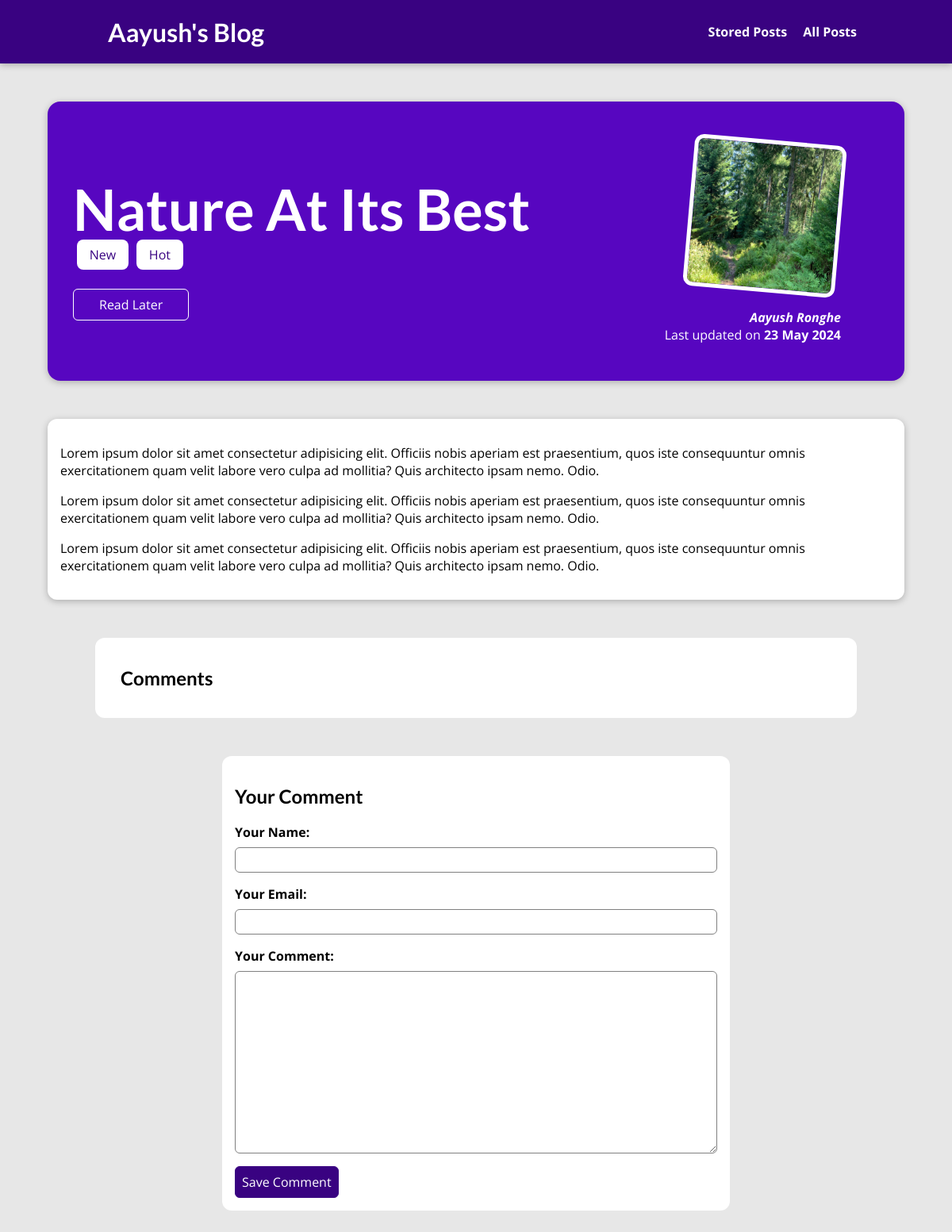
The page /posts/nature-at-its-best on the database its author committed.
### blog/models.py (models this page shows, shortened)
class Post(models.Model):
    title=models.CharField(max_length=150)
    excerpt=models.CharField(max_length=200)
    image=models.ImageField(upload_to="posts",null=True)
    date=models.DateField()
    slug=models.SlugField(unique=True,db_index=True)
    content=models.TextField(validators=[MinLengthValidator(10)])
    author=models.ForeignKey(Author,on_delete=models.SET_NULL,null=True,related_name="posts")
    tags=models.ManyToManyField(Tag)

class Tag(models.Model):
    caption=models.CharField(max_length=20)

class Author(models.Model):
    first_name=models.CharField(max_length=100)
    last_name=models.CharField(max_length=100)
    email_address=models.EmailField()
    def full_name(self):
        return f"{self.first_name} {self.last_name}"
    def __str__(self):
        return self.full_name()

### blog/views.py (the view, shortened to what this page needs)
# urls.py: path("posts/<slug:slug>",views.SinglePostView.as_view(),name="post-detail-page"),
class SinglePostView(View):
    def is_stored_post(self,req,post_id):
        stored_posts=req.session.get("stored_posts")
        if stored_posts is not None:
            is_saved_for_later=post_id in stored_posts
        else:
            is_saved_for_later=False
        return is_saved_for_later
    def get(self,req,slug):
        post=Post.objects.get(slug=slug)
        context={
            "post":post,
            "post_tags":post.tags.all(),
            "comment_form":CommentForm(),
            "comments":post.comments.all().order_by("-id"),
            "saved_for_later":self.is_stored_post(req,post.id)
        }
        return render(req,"blog/post-detail.html",context)

### blog/forms.py
class CommentForm(forms.ModelForm):
    class Meta:
        model=Comment
        exclude=["post"]
        labels={
            "user_name":"Your Name",
            "user_email":"Your Email",
            "text":"Your Comment"
        }

### blog/templates/blog/post-detail.html (shortened to what this page needs)
{% extends "base.html" %}
{% load static %}
{% block css_files %}<link rel="stylesheet" href="{% static "blog/post-detail.css" %}">{% endblock css_files %}
{% block content %}
<section id="summary">
    <h2>{{post.title}}</h2>
    <div>{% for tag in post_tags %}<span class="tag">{{tag.caption}}</span>{% endfor %}</div>
    <div id="read-later">
        <form action="{% url "read-later" %}" method="POST">
            <button>
                {% if saved_for_later %}
                Remove from "Read Later" list
                {% else %}
                    Read Later
                {% endif %}
            </button>
        </form>
    </div>
    <article>
        <img src="{{post.image.url}}" alt="Post Title">
        <address>
           <a href="mailto:{{post.author.email_address}}"> {{post.author}}</a>
        </address>
        <div>
            Last updated on <time datetime="">{{post.date|date:"d M Y"}}</time>
        </div>
    </article>
</section>
<main>
    {{post.content|linebreaks}}
</main>
<section id='comments'>
    <h1>Comments</h1>
</section>
<section  id="comment-form">
    <h2>Your Comment</h2>
    <form action="{% url "post-detail-page" post.slug %}" method="POST">
        {% for form_field in comment_form %}
        <div class="form-control {% if form_field.errors %}invalid{% endif %}">
            {{form_field.label_tag}}
            {{form_field}}
        </div>
        {% endfor %}
        <button>Save Comment</button>
    </form>
</section>
{% endblock content %}

### static/app.css (style rules this page uses)
* { box-sizing: border-box; }
html { font-family: 'Open Sans', 'Lato', sans-serif; }
body { margin: 0; }
h1, h2, h3 { font-family: 'Lato', sans-serif; font-weight: bold; }

### blog/static/blog/post-detail.css (style rules this page uses)
body { background-color: #e7e7e7; }
#summary { margin: 8rem auto 3rem auto; padding: 2rem; width: 90%; max-width: 90rem; border-radius: 16px; background-color: #5706c0; position: relative; box-shadow: 0 2px 8px rgba(0, 0, 0, 0.25); height: 22rem; }
#summary h2 { color: white; font-size: 4.5rem; margin-bottom: 0.25rem; }
#summary article { position: absolute; top: 2rem; right: 3rem; padding: 1rem 2rem; border-radius: 12px; text-align: right; color: white; }
#summary article img { width: 12rem; height: 12rem; border-radius: 12px; transform: rotateZ(5deg); border: 5px solid white; margin-bottom: 1rem; }
#summary address { font-weight: bold; }
#summary a { color: white; text-decoration: none; }
#summary time { font-weight: bold; }
main { width: 90%; max-width: 90rem; margin: 3rem auto; background-color: white; padding: 1rem; border-radius: 12px; box-shadow: 0 2px 8px rgba(0, 0, 0, 0.25); }
.tag { background-color: white; color:#390281; margin:0 0.3rem; padding:0.5rem 1rem; border-radius: 8px; }
#comment-form { width:90%; margin:3rem auto; max-width:40rem; border-radius:12px; background-color: white; box-sizing: 0 2px 8px rgba(0,0,0,0.25); padding:1rem; }
#comment-form button { font:inherit; background-color: #390281; color:white; border:1px solid #390281; padding:0.5rem 0.5rem; border-radius: 6px; cursor: pointer; }
.form-control { margin-bottom: 1rem; }
.form-control label { font-weight: bold; margin-bottom: 0.5rem; display: block; }
.form-control input, .form-control textarea { display: block; width:100%; font:inherit; padding:0.25rem; border-radius: 6px; border:1px solid gray }
#comments { width:90%; margin:3rem auto; max-width:60rem; border-radius:12px; background-color: white; box-sizing: 0 2px 8px rgba(0,0,0,0.25); padding:1rem 2rem; }
#read-later { margin:2rem 0; }
#read-later button { background-color: transparent; border:1px solid white; padding: 0.5rem 2rem; font:inherit; color:white; cursor: pointer; border-radius: 6px; transition: all 0.2s ease-in-out; }

### rows shown on the page
Post: title "Nature At Its Best", image (picture), author "Aayush Ronghe", date "23 May 2024", content "Lorem ipsum dolor sit amet consectetur adipisicing elit. Officiis nobis aperiam est praesentium, quos iste consequuntur omnis exercitationem quam velit labore vero culpa ad mollitia? Quis architecto ipsam nemo. Odio. Lorem ipsum dolor sit amet consectetur adipisicing elit. Officiis nobis aperiam est praesentium, quos iste consequuntur omnis exercitationem quam velit labore vero culpa ad mollitia? Quis architecto ipsam nemo. Odio. Lorem ipsum dolor sit amet consectetur adipisicing elit. Officiis nobis aperiam est praesentium, quos iste consequuntur omnis exercitationem quam velit labore vero culpa ad mollitia? Quis architecto ipsam nemo. Odio."
Tag: caption "New"
Tag: caption "Hot"
